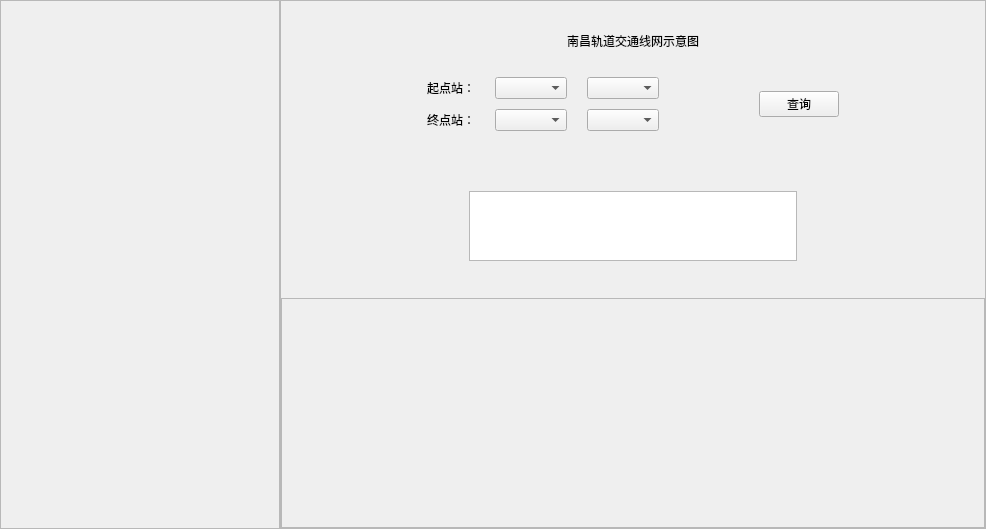
<?xml version="1.0" encoding="UTF-8"?>
<ui version="4.0">
 <class>LineWidget</class>
 <widget class="QWidget" name="LineWidget">
  <property name="geometry">
   <rect>
    <x>0</x>
    <y>0</y>
    <width>986</width>
    <height>529</height>
   </rect>
  </property>
  <property name="windowTitle">
   <string>Form</string>
  </property>
  <layout class="QHBoxLayout" name="horizontalLayout" stretch="0,1">
   <property name="spacing">
    <number>0</number>
   </property>
   <property name="leftMargin">
    <number>0</number>
   </property>
   <property name="topMargin">
    <number>0</number>
   </property>
   <property name="rightMargin">
    <number>0</number>
   </property>
   <property name="bottomMargin">
    <number>0</number>
   </property>
   <item>
    <widget class="QFrame" name="lineFrame1">
     <property name="minimumSize">
      <size>
       <width>280</width>
       <height>0</height>
      </size>
     </property>
     <property name="frameShape">
      <enum>QFrame::StyledPanel</enum>
     </property>
     <property name="frameShadow">
      <enum>QFrame::Raised</enum>
     </property>
    </widget>
   </item>
   <item>
    <widget class="QFrame" name="lineFrame2">
     <property name="frameShape">
      <enum>QFrame::StyledPanel</enum>
     </property>
     <property name="frameShadow">
      <enum>QFrame::Raised</enum>
     </property>
     <layout class="QVBoxLayout" name="verticalLayout" stretch="0,1,1">
      <property name="spacing">
       <number>9</number>
      </property>
      <property name="leftMargin">
       <number>0</number>
      </property>
      <property name="topMargin">
       <number>31</number>
      </property>
      <property name="rightMargin">
       <number>0</number>
      </property>
      <property name="bottomMargin">
       <number>0</number>
      </property>
      <item>
       <widget class="QLabel" name="nameLabel">
        <property name="text">
         <string>南昌轨道交通线网示意图</string>
        </property>
        <property name="alignment">
         <set>Qt::AlignCenter</set>
        </property>
       </widget>
      </item>
      <item>
       <widget class="QWidget" name="widget_query" native="true">
        <layout class="QGridLayout" name="gridLayout_2" rowstretch="1,4,2" columnstretch="1,4,1">
         <item row="0" column="1">
          <spacer name="verticalSpacer_2">
           <property name="orientation">
            <enum>Qt::Vertical</enum>
           </property>
           <property name="sizeHint" stdset="0">
            <size>
             <width>20</width>
             <height>7</height>
            </size>
           </property>
          </spacer>
         </item>
         <item row="1" column="0">
          <spacer name="horizontalSpacer_6">
           <property name="orientation">
            <enum>Qt::Horizontal</enum>
           </property>
           <property name="sizeHint" stdset="0">
            <size>
             <width>108</width>
             <height>20</height>
            </size>
           </property>
          </spacer>
         </item>
         <item row="1" column="1">
          <layout class="QVBoxLayout" name="verticalLayout_2">
           <property name="spacing">
            <number>60</number>
           </property>
           <item>
            <layout class="QHBoxLayout" name="horizontalLayout_2" stretch="1,3,0,0,1">
             <item>
              <spacer name="horizontalSpacer_3">
               <property name="orientation">
                <enum>Qt::Horizontal</enum>
               </property>
               <property name="sizeHint" stdset="0">
                <size>
                 <width>40</width>
                 <height>20</height>
                </size>
               </property>
              </spacer>
             </item>
             <item>
              <layout class="QGridLayout" name="gridLayout" columnstretch="1,3,4">
               <property name="horizontalSpacing">
                <number>20</number>
               </property>
               <property name="verticalSpacing">
                <number>10</number>
               </property>
               <item row="0" column="0">
                <widget class="QLabel" name="label_start">
                 <property name="text">
                  <string>起点站：</string>
                 </property>
                 <property name="alignment">
                  <set>Qt::AlignRight|Qt::AlignTrailing|Qt::AlignVCenter</set>
                 </property>
                </widget>
               </item>
               <item row="0" column="1">
                <widget class="QComboBox" name="comboBox_line_s">
                 <property name="sizePolicy">
                  <sizepolicy hsizetype="Preferred" vsizetype="Fixed">
                   <horstretch>0</horstretch>
                   <verstretch>0</verstretch>
                  </sizepolicy>
                 </property>
                </widget>
               </item>
               <item row="0" column="2">
                <widget class="QComboBox" name="comboBox_station_s">
                 <property name="sizePolicy">
                  <sizepolicy hsizetype="Preferred" vsizetype="Fixed">
                   <horstretch>0</horstretch>
                   <verstretch>0</verstretch>
                  </sizepolicy>
                 </property>
                </widget>
               </item>
               <item row="1" column="0">
                <widget class="QLabel" name="label_end">
                 <property name="text">
                  <string>终点站：</string>
                 </property>
                 <property name="alignment">
                  <set>Qt::AlignRight|Qt::AlignTrailing|Qt::AlignVCenter</set>
                 </property>
                </widget>
               </item>
               <item row="1" column="1">
                <widget class="QComboBox" name="comboBox_line_e">
                 <property name="sizePolicy">
                  <sizepolicy hsizetype="Preferred" vsizetype="Fixed">
                   <horstretch>0</horstretch>
                   <verstretch>0</verstretch>
                  </sizepolicy>
                 </property>
                </widget>
               </item>
               <item row="1" column="2">
                <widget class="QComboBox" name="comboBox_station_e">
                 <property name="sizePolicy">
                  <sizepolicy hsizetype="Preferred" vsizetype="Fixed">
                   <horstretch>0</horstretch>
                   <verstretch>0</verstretch>
                  </sizepolicy>
                 </property>
                </widget>
               </item>
              </layout>
             </item>
             <item>
              <spacer name="horizontalSpacer_4">
               <property name="orientation">
                <enum>Qt::Horizontal</enum>
               </property>
               <property name="sizeType">
                <enum>QSizePolicy::Fixed</enum>
               </property>
               <property name="sizeHint" stdset="0">
                <size>
                 <width>40</width>
                 <height>20</height>
                </size>
               </property>
              </spacer>
             </item>
             <item>
              <widget class="QPushButton" name="pushButton_lineQuery">
               <property name="text">
                <string>查询</string>
               </property>
              </widget>
             </item>
             <item>
              <spacer name="horizontalSpacer_5">
               <property name="orientation">
                <enum>Qt::Horizontal</enum>
               </property>
               <property name="sizeHint" stdset="0">
                <size>
                 <width>40</width>
                 <height>20</height>
                </size>
               </property>
              </spacer>
             </item>
            </layout>
           </item>
           <item>
            <layout class="QHBoxLayout" name="horizontalLayout_3" stretch="1,5,1">
             <item>
              <spacer name="horizontalSpacer">
               <property name="orientation">
                <enum>Qt::Horizontal</enum>
               </property>
               <property name="sizeHint" stdset="0">
                <size>
                 <width>40</width>
                 <height>20</height>
                </size>
               </property>
              </spacer>
             </item>
             <item>
              <widget class="QTextBrowser" name="textBrowser">
               <property name="styleSheet">
                <string notr="true">font-size: 28px;</string>
               </property>
              </widget>
             </item>
             <item>
              <spacer name="horizontalSpacer_2">
               <property name="orientation">
                <enum>Qt::Horizontal</enum>
               </property>
               <property name="sizeHint" stdset="0">
                <size>
                 <width>40</width>
                 <height>20</height>
                </size>
               </property>
              </spacer>
             </item>
            </layout>
           </item>
          </layout>
         </item>
         <item row="1" column="2">
          <spacer name="horizontalSpacer_7">
           <property name="orientation">
            <enum>Qt::Horizontal</enum>
           </property>
           <property name="sizeHint" stdset="0">
            <size>
             <width>108</width>
             <height>20</height>
            </size>
           </property>
          </spacer>
         </item>
         <item row="2" column="1">
          <spacer name="verticalSpacer">
           <property name="orientation">
            <enum>Qt::Vertical</enum>
           </property>
           <property name="sizeHint" stdset="0">
            <size>
             <width>20</width>
             <height>16</height>
            </size>
           </property>
          </spacer>
         </item>
        </layout>
       </widget>
      </item>
      <item>
       <widget class="QFrame" name="lineFrame3">
        <property name="frameShape">
         <enum>QFrame::StyledPanel</enum>
        </property>
        <property name="frameShadow">
         <enum>QFrame::Raised</enum>
        </property>
        <layout class="QVBoxLayout" name="verticalLayout_3">
         <property name="spacing">
          <number>0</number>
         </property>
         <property name="leftMargin">
          <number>0</number>
         </property>
         <property name="topMargin">
          <number>0</number>
         </property>
         <property name="rightMargin">
          <number>0</number>
         </property>
         <property name="bottomMargin">
          <number>0</number>
         </property>
        </layout>
       </widget>
      </item>
     </layout>
    </widget>
   </item>
  </layout>
 </widget>
 <resources/>
 <connections/>
</ui>
